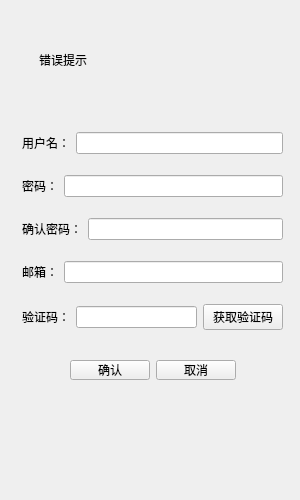
<?xml version="1.0" encoding="UTF-8"?>
<ui version="4.0">
 <class>RegisterDialog</class>
 <widget class="QWidget" name="RegisterDialog">
  <property name="geometry">
   <rect>
    <x>0</x>
    <y>0</y>
    <width>300</width>
    <height>500</height>
   </rect>
  </property>
  <property name="minimumSize">
   <size>
    <width>300</width>
    <height>500</height>
   </size>
  </property>
  <property name="maximumSize">
   <size>
    <width>300</width>
    <height>500</height>
   </size>
  </property>
  <property name="windowTitle">
   <string>Dialog</string>
  </property>
  <widget class="QWidget" name="layoutWidget">
   <property name="geometry">
    <rect>
     <x>22</x>
     <y>117</y>
     <width>261</width>
     <height>231</height>
    </rect>
   </property>
   <layout class="QVBoxLayout" name="verticalLayout">
    <item>
     <layout class="QHBoxLayout" name="horizontalLayout">
      <item>
       <widget class="QLabel" name="usernamelabel">
        <property name="text">
         <string>用户名：</string>
        </property>
       </widget>
      </item>
      <item>
       <widget class="QLineEdit" name="usernamelineEdit"/>
      </item>
     </layout>
    </item>
    <item>
     <layout class="QHBoxLayout" name="horizontalLayout_2">
      <item>
       <widget class="QLabel" name="passwordlabel">
        <property name="text">
         <string>密码：</string>
        </property>
       </widget>
      </item>
      <item>
       <widget class="QLineEdit" name="passwordlineEdit"/>
      </item>
     </layout>
    </item>
    <item>
     <layout class="QHBoxLayout" name="horizontalLayout_3">
      <item>
       <widget class="QLabel" name="confernpasswordlabel">
        <property name="text">
         <string>确认密码：</string>
        </property>
       </widget>
      </item>
      <item>
       <widget class="QLineEdit" name="conernpasswordlineEdit"/>
      </item>
     </layout>
    </item>
    <item>
     <layout class="QHBoxLayout" name="horizontalLayout_4">
      <item>
       <widget class="QLabel" name="emaillabel">
        <property name="text">
         <string>邮箱：</string>
        </property>
       </widget>
      </item>
      <item>
       <widget class="QLineEdit" name="emaillineEdit"/>
      </item>
     </layout>
    </item>
    <item>
     <layout class="QHBoxLayout" name="horizontalLayout_5">
      <item>
       <widget class="QLabel" name="v_codelabel">
        <property name="text">
         <string>验证码：</string>
        </property>
       </widget>
      </item>
      <item>
       <widget class="QLineEdit" name="v_codelineEdit"/>
      </item>
      <item>
       <widget class="QPushButton" name="v_codepushButton">
        <property name="text">
         <string>获取验证码</string>
        </property>
       </widget>
      </item>
     </layout>
    </item>
   </layout>
  </widget>
  <widget class="QWidget" name="layoutWidget">
   <property name="geometry">
    <rect>
     <x>70</x>
     <y>360</y>
     <width>166</width>
     <height>20</height>
    </rect>
   </property>
   <layout class="QHBoxLayout" name="horizontalLayout_6">
    <item>
     <widget class="QPushButton" name="sure_btn">
      <property name="text">
       <string>确认</string>
      </property>
     </widget>
    </item>
    <item>
     <widget class="QPushButton" name="cancelpushButton">
      <property name="text">
       <string>取消</string>
      </property>
     </widget>
    </item>
   </layout>
  </widget>
  <widget class="QWidget" name="widget" native="true">
   <property name="geometry">
    <rect>
     <x>29</x>
     <y>20</y>
     <width>251</width>
     <height>80</height>
    </rect>
   </property>
   <widget class="QLabel" name="err_tip">
    <property name="geometry">
     <rect>
      <x>10</x>
      <y>30</y>
      <width>231</width>
      <height>20</height>
     </rect>
    </property>
    <property name="text">
     <string>错误提示</string>
    </property>
   </widget>
  </widget>
 </widget>
 <resources/>
 <connections/>
</ui>
